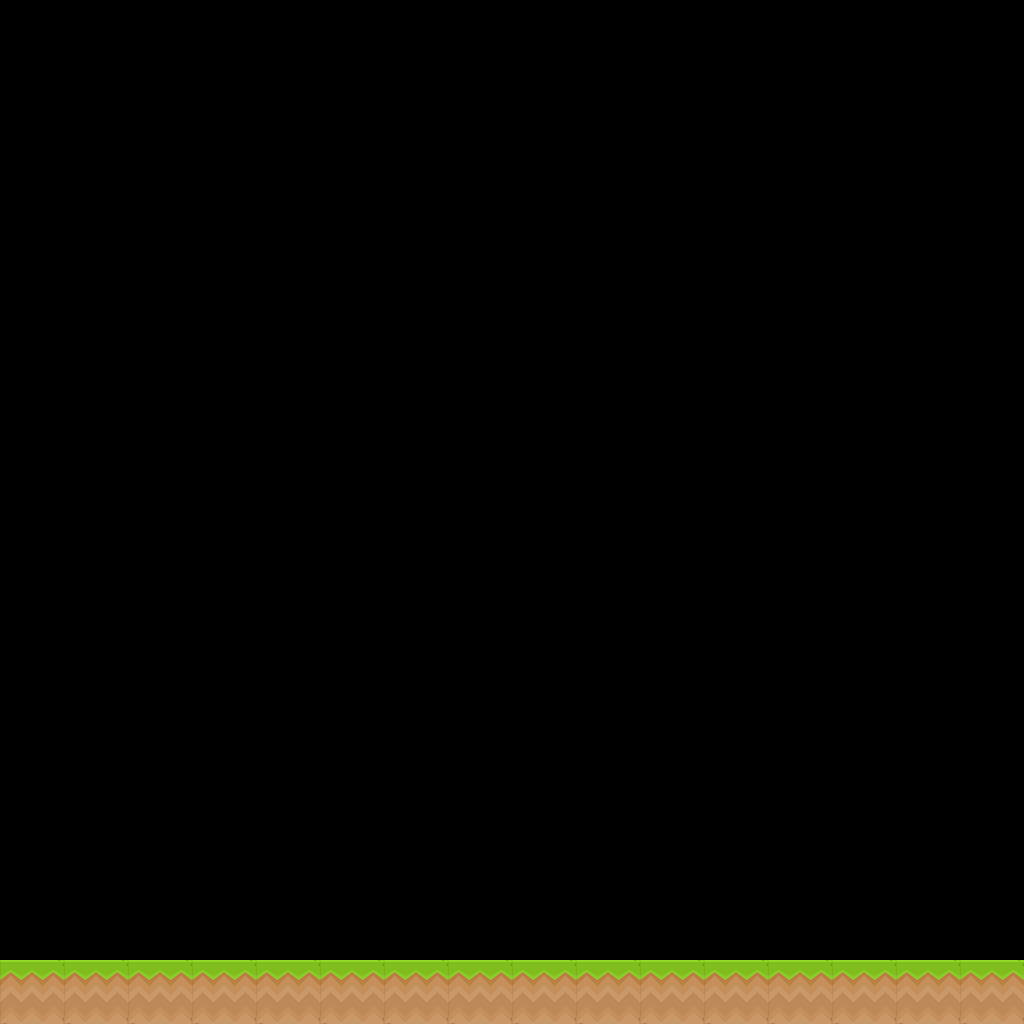

Tiled map render using the project's own tile images. Description and the whole map definition, tile-layer contents included, below:
An orthogonal 16x16 tile map with 64x64 px tiles, 1 tile layer (ground).

<map version="1.5" tiledversion="1.7.2" orientation="orthogonal" renderorder="right-down" width="16" height="16" tilewidth="64" tileheight="64" infinite="0" nextlayerid="2" nextobjectid="1">
 <editorsettings>
  <export target="map.json" format="json" />
 </editorsettings>
 <tileset firstgid="1" name="ground" tilewidth="64" tileheight="64" tilecount="128" columns="8">
  <image source="../tiles/ground.png" width="512" height="1024" />
 </tileset>
 <layer id="1" name="ground" width="16" height="16">
  <data encoding="csv">
0,0,0,0,0,0,0,0,0,0,0,0,0,0,0,0,
0,0,0,0,0,0,0,0,0,0,0,0,0,0,0,0,
0,0,0,0,0,0,0,0,0,0,0,0,0,0,0,0,
0,0,0,0,0,0,0,0,0,0,0,0,0,0,0,0,
0,0,0,0,0,0,0,0,0,0,0,0,0,0,0,0,
0,0,0,0,0,0,0,0,0,0,0,0,0,0,0,0,
0,0,0,0,0,0,0,0,0,0,0,0,0,0,0,0,
0,0,0,0,0,0,0,0,0,0,0,0,0,0,0,0,
0,0,0,0,0,0,0,0,0,0,0,0,0,0,0,0,
0,0,0,0,0,0,0,0,0,0,0,0,0,0,0,0,
0,0,0,0,0,0,0,0,0,0,0,0,0,0,0,0,
0,0,0,0,0,0,0,0,0,0,0,0,0,0,0,0,
0,0,0,0,0,0,0,0,0,0,0,0,0,0,0,0,
0,0,0,0,0,0,0,0,0,0,0,0,0,0,0,0,
0,0,0,0,0,0,0,0,0,0,0,0,0,0,0,0,
9,9,9,9,9,9,9,9,9,9,9,9,9,9,9,9
</data>
 </layer>
</map>
